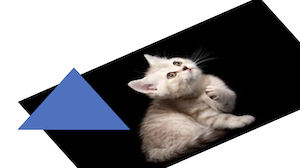
#> input picture cat2.jpg, 300 x 168 px
$ jupyter execute --allow-errors OpenCV_Feature_Detection.ipynb
#> lines starting #> are read from the running program, lines starting #| are printed output that depends on the picture
[cell 1]
import numpy as np # linear algebra
import matplotlib.pyplot as plt

[cell 2]
import cv2 # computer vision problems library

img = cv2.imread('cat.jpg')
#> (the rest of this cell did not finish here and is left out)

#> (a cell that did not finish here is left out)

#> (a cell that did not finish here is left out)

[cell 5]
# FAST algorithm for corner detection

fast = cv2.FastFeatureDetector_create()
fast.setNonmaxSuppression(False)

#> (the rest of this cell did not finish here and is left out)

[cell 6]
# ORB (Oriented FAST and Rotated Brief)

orb = cv2.ORB_create(nfeatures=1000)
#> (the rest of this cell did not finish here and is left out)

[cell 7]
# Brute-Force (BF) Matcher

img = cv2.imread('cat2.jpg')
#> img is the input picture: shape (168, 300, 3); mean B, G, R 141.8, 138.1, 138.3
print("Shape original RGB:",img.shape)
#| Shape original RGB: (168, 300, 3)
gray_img = cv2.cvtColor(img, cv2.COLOR_BGR2GRAY)
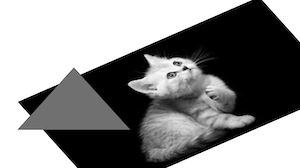
#> gray_img: shape (168, 300); min 0, max 255, mean 138.5
print("Shape Grey:",gray_img.shape)
#| Shape Grey: (168, 300)
#> (the rest of this cell did not finish here and is left out)

[cell 8]
img1 = cv2.imread('cat.jpg', 0)
img2 = cv2.imread('cat2.jpg', 0)
#> img2: shape (168, 300); min 0, max 255, mean 138.4

orb = cv2.ORB_create(nfeatures=500)
kp1, des1 = orb.detectAndCompute(img1, None)
#> kp1 = (); des1 = None
kp2, des2 = orb.detectAndCompute(img2, None)
#> kp2 = 385 keypoints; strongest (x, y, size): (185, 67, 31), (184, 69, 31), (129, 83, 31), (145, 55, 31)

# matcher takes normType, which is set to cv2.NORM_L2 for SIFT and SURF, cv2.NORM_HAMMING for ORB, FAST and BRIEF
bf = cv2.BFMatcher(cv2.NORM_HAMMING, crossCheck=True)
matches = bf.match(des1, des2)
#> matches = ()
matches = sorted(matches, key=lambda x: x.distance)
#> matches = []
# draw first 50 matches
#> (the rest of this cell did not finish here and is left out)
